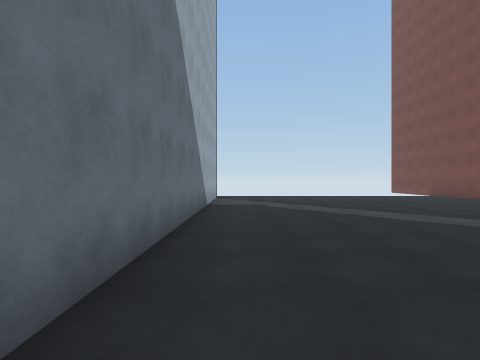
[1] (above)

17 first-person views from a walk through a Unity game level. The camera is 1.5 m above the floor, looks level and sees 80° across. The floor is counted in squares, 2 m on a side. Each view is taken from the middle of a square. On the plan, view 1 faces up. The plan holds only what a view shows up to about 10 squares ahead; the rest is blank. The place goes on beyond the plan. The player character is not drawn.

[2]
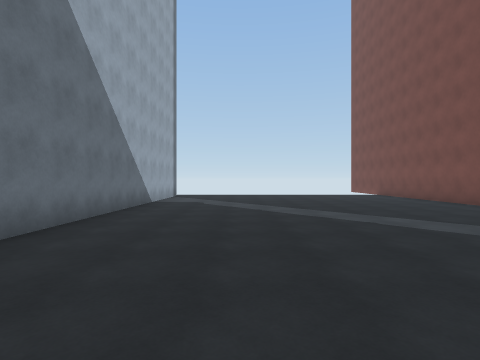

[3]
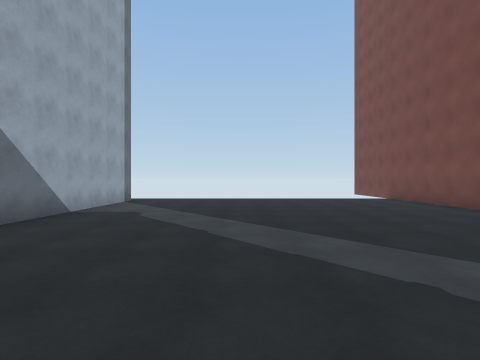

[4]
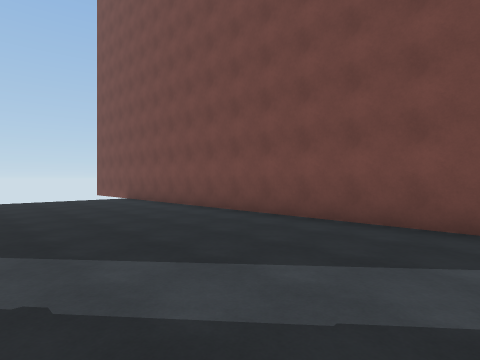

[5]
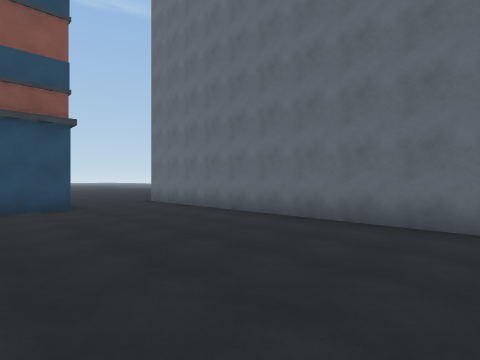

[6]
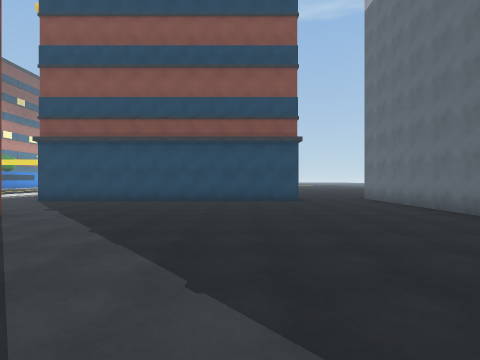

[7]
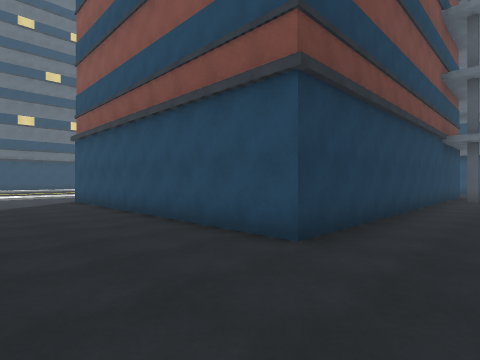

[8]
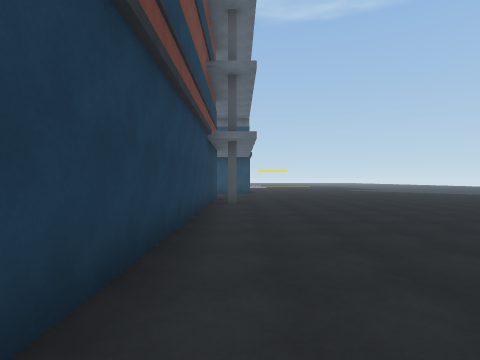

[9]
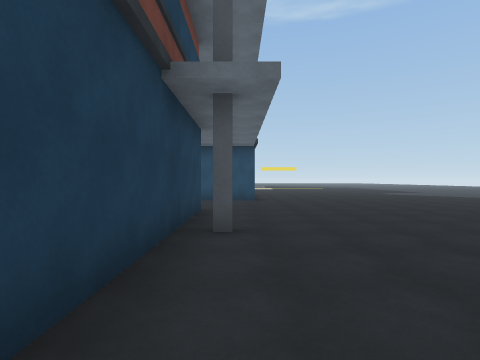

[10]
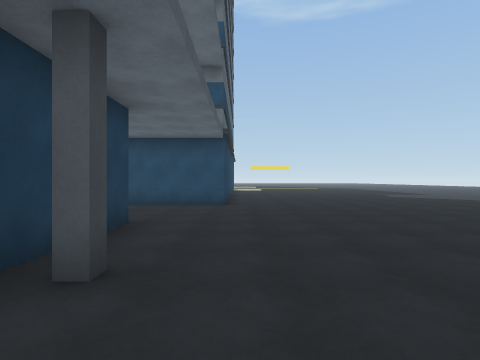

[11]
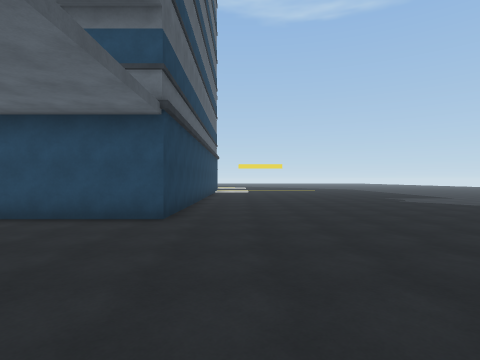

[12]
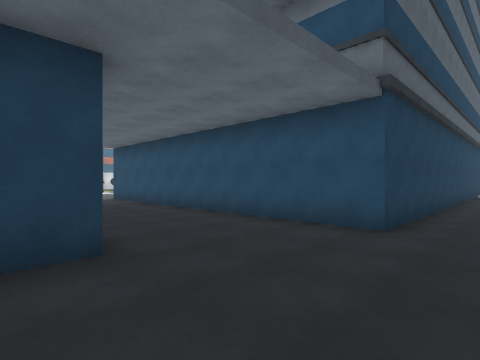

[13]
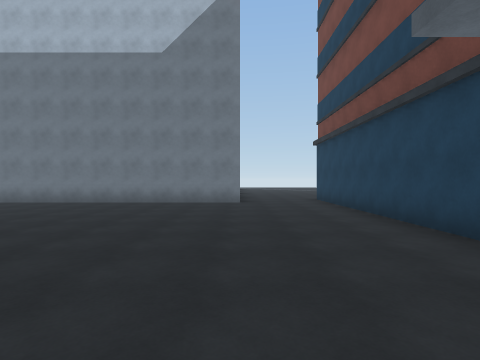

[14]
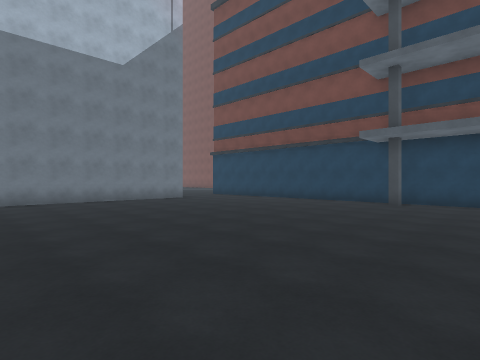

[15]
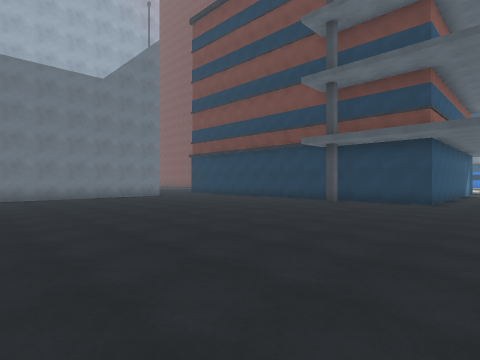

[16]
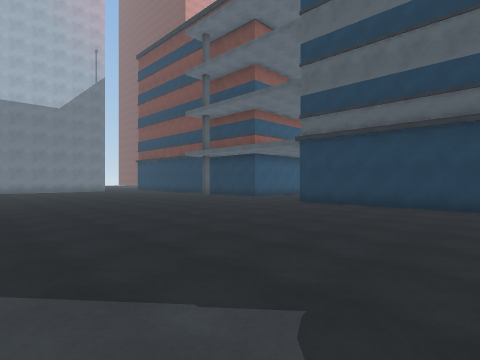

[17]
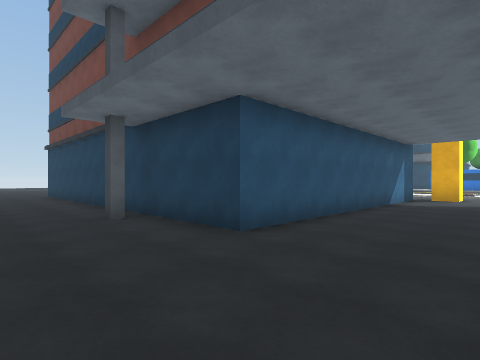

### Floor plan
Points are (right, up) in squares from view 1. A wall is a line through its corners. A room is listed if a view was taken in it or the views show most of it. See-through windows are left out.
Room 1 (views 1, 2, 3, 4, 5, 6, 7, 8)
walls: (9, 2.4) (9, 11.5); (2, -5.5) (2, -4) (11.1, -4); (-1, 11.5) (-1, -5.1)
ways out: opening at (0.5, -4.5) to room 2; opening at (11.7, -2)
Room 2 (views 9, 10, 11, 12, 13, 14, 15, 16, 17)
walls: (0.5, -25.4) (0.5, -19.5) (8.6, -19.5); (-1, -5.5) (-8.5, -5.5); (10.2, -16) (2, -16) (2, -5.5); (11.1, -17.5) (11.1, -16.9)
ways out: opening at (0.5, -4.5) to room 1
objects: other object (1, -13)

Where each view was taken, in squares from view 1:
view 1: 0 up, 0 right, facing up
view 2: 1 down, 2 right, facing up
view 3: 2 up, 3 right, facing up
view 4: 2 up, 4 right, facing up-right
view 5: 4 up, 4 right, facing down-left
view 6: 6 up, 4 right, facing down
view 7: 1 down, 0 right, facing down-right
view 8: 4 down, 1 right, facing down
view 9: 9 down, 1 right, facing down
view 10: 11 down, 0 right, facing down
view 11: 14 down, 1 left, facing down
view 12: 15 down, 1 left, facing down-right
view 13: 15 down, 1 left, facing up
view 14: 16 down, 8 left, facing up-right
view 15: 18 down, 8 left, facing up-right
view 16: 25 down, 8 left, facing up-right
view 17: 19 down, 1 left, facing up-right
